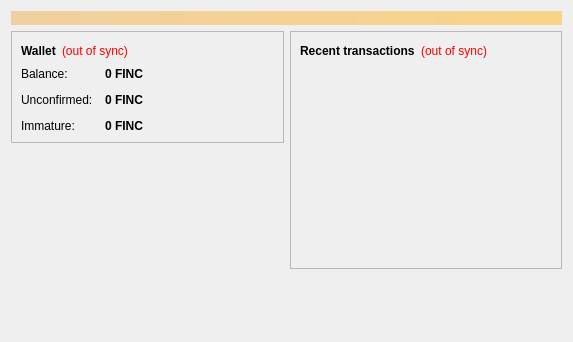
<?xml version="1.0" encoding="UTF-8"?>
<ui version="4.0">
 <class>OverviewPage</class>
 <widget class="QWidget" name="OverviewPage">
  <property name="geometry">
   <rect>
    <x>0</x>
    <y>0</y>
    <width>573</width>
    <height>342</height>
   </rect>
  </property>
  <property name="windowTitle">
   <string>Form</string>
  </property>
  <layout class="QVBoxLayout" name="topLayout">
   <item>
    <widget class="QLabel" name="labelAlerts">
     <property name="visible">
      <bool>false</bool>
     </property>
     <property name="styleSheet">
      <string notr="true">background-color: qlineargradient(x1: 0, y1: 0, x2: 1, y2: 0, stop:0 #F0D0A0, stop:1 #F8D488); color:#000000;</string>
     </property>
     <property name="wordWrap">
      <bool>true</bool>
     </property>
     <property name="margin">
      <number>3</number>
     </property>
    </widget>
   </item>
   <item>
    <layout class="QHBoxLayout" name="horizontalLayout" stretch="1,1">
     <item>
      <layout class="QVBoxLayout" name="verticalLayout_2">
       <item>
        <widget class="QFrame" name="frame">
         <property name="frameShape">
          <enum>QFrame::StyledPanel</enum>
         </property>
         <property name="frameShadow">
          <enum>QFrame::Raised</enum>
         </property>
         <layout class="QVBoxLayout" name="verticalLayout_4">
          <item>
           <layout class="QHBoxLayout" name="horizontalLayout_4">
            <item>
             <widget class="QLabel" name="label_5">
              <property name="font">
               <font>
                <weight>75</weight>
                <bold>true</bold>
               </font>
              </property>
              <property name="text">
               <string>Wallet</string>
              </property>
             </widget>
            </item>
            <item>
             <widget class="QLabel" name="labelWalletStatus">
              <property name="toolTip">
               <string>The displayed information may be out of date. Your wallet automatically synchronizes with the eponacoin network after a connection is established, but this process has not completed yet.</string>
              </property>
              <property name="styleSheet">
               <string notr="true">QLabel { color: red; }</string>
              </property>
              <property name="text">
               <string notr="true">(out of sync)</string>
              </property>
              <property name="alignment">
               <set>Qt::AlignLeading|Qt::AlignLeft|Qt::AlignVCenter</set>
              </property>
             </widget>
            </item>
            <item>
             <spacer name="horizontalSpacer_2">
              <property name="orientation">
               <enum>Qt::Horizontal</enum>
              </property>
              <property name="sizeHint" stdset="0">
               <size>
                <width>40</width>
                <height>20</height>
               </size>
              </property>
             </spacer>
            </item>
           </layout>
          </item>
          <item>
           <layout class="QFormLayout" name="formLayout_2">
            <property name="fieldGrowthPolicy">
             <enum>QFormLayout::AllNonFixedFieldsGrow</enum>
            </property>
            <property name="horizontalSpacing">
             <number>12</number>
            </property>
            <property name="verticalSpacing">
             <number>12</number>
            </property>
            <item row="0" column="0">
             <widget class="QLabel" name="label">
              <property name="text">
               <string>Balance:</string>
              </property>
             </widget>
            </item>
            <item row="0" column="1">
             <widget class="QLabel" name="labelBalance">
              <property name="font">
               <font>
                <weight>75</weight>
                <bold>true</bold>
               </font>
              </property>
              <property name="cursor">
               <cursorShape>IBeamCursor</cursorShape>
              </property>
              <property name="toolTip">
               <string>Your current balance</string>
              </property>
              <property name="text">
               <string notr="true">0 FINC</string>
              </property>
              <property name="textInteractionFlags">
               <set>Qt::LinksAccessibleByMouse|Qt::TextSelectableByKeyboard|Qt::TextSelectableByMouse</set>
              </property>
             </widget>
            </item>
            <item row="1" column="0">
             <widget class="QLabel" name="label_3">
              <property name="text">
               <string>Unconfirmed:</string>
              </property>
             </widget>
            </item>
            <item row="1" column="1">
             <widget class="QLabel" name="labelUnconfirmed">
              <property name="font">
               <font>
                <weight>75</weight>
                <bold>true</bold>
               </font>
              </property>
              <property name="cursor">
               <cursorShape>IBeamCursor</cursorShape>
              </property>
              <property name="toolTip">
               <string>Total of transactions that have yet to be confirmed, and do not yet count toward the current balance</string>
              </property>
              <property name="text">
               <string notr="true">0 FINC</string>
              </property>
              <property name="textInteractionFlags">
               <set>Qt::LinksAccessibleByMouse|Qt::TextSelectableByKeyboard|Qt::TextSelectableByMouse</set>
              </property>
             </widget>
            </item>
            <item row="2" column="0">
             <widget class="QLabel" name="labelImmatureText">
              <property name="text">
               <string>Immature:</string>
              </property>
             </widget>
            </item>
            <item row="2" column="1">
             <widget class="QLabel" name="labelImmature">
              <property name="font">
               <font>
                <weight>75</weight>
                <bold>true</bold>
               </font>
              </property>
              <property name="toolTip">
               <string>Mined balance that has not yet matured</string>
              </property>
              <property name="text">
               <string notr="true">0 FINC</string>
              </property>
              <property name="textInteractionFlags">
               <set>Qt::LinksAccessibleByMouse|Qt::TextSelectableByKeyboard|Qt::TextSelectableByMouse</set>
              </property>
             </widget>
            </item>
           </layout>
          </item>
         </layout>
        </widget>
       </item>
       <item>
        <spacer name="verticalSpacer">
         <property name="orientation">
          <enum>Qt::Vertical</enum>
         </property>
         <property name="sizeHint" stdset="0">
          <size>
           <width>20</width>
           <height>40</height>
          </size>
         </property>
        </spacer>
       </item>
      </layout>
     </item>
     <item>
      <layout class="QVBoxLayout" name="verticalLayout_3">
       <item>
        <widget class="QFrame" name="frame_2">
         <property name="frameShape">
          <enum>QFrame::StyledPanel</enum>
         </property>
         <property name="frameShadow">
          <enum>QFrame::Raised</enum>
         </property>
         <layout class="QVBoxLayout" name="verticalLayout">
          <item>
           <layout class="QHBoxLayout" name="horizontalLayout_2">
            <item>
             <widget class="QLabel" name="label_4">
              <property name="text">
               <string>&lt;b&gt;Recent transactions&lt;/b&gt;</string>
              </property>
             </widget>
            </item>
            <item>
             <widget class="QLabel" name="labelTransactionsStatus">
              <property name="toolTip">
               <string>The displayed information may be out of date. Your wallet automatically synchronizes with the eponacoin network after a connection is established, but this process has not completed yet.</string>
              </property>
              <property name="styleSheet">
               <string notr="true">QLabel { color: red; }</string>
              </property>
              <property name="text">
               <string notr="true">(out of sync)</string>
              </property>
              <property name="alignment">
               <set>Qt::AlignRight|Qt::AlignTrailing|Qt::AlignVCenter</set>
              </property>
             </widget>
            </item>
            <item>
             <spacer name="horizontalSpacer">
              <property name="orientation">
               <enum>Qt::Horizontal</enum>
              </property>
              <property name="sizeHint" stdset="0">
               <size>
                <width>40</width>
                <height>20</height>
               </size>
              </property>
             </spacer>
            </item>
           </layout>
          </item>
          <item>
           <widget class="QListView" name="listTransactions">
            <property name="styleSheet">
             <string notr="true">QListView { background: transparent; }</string>
            </property>
            <property name="frameShape">
             <enum>QFrame::NoFrame</enum>
            </property>
            <property name="verticalScrollBarPolicy">
             <enum>Qt::ScrollBarAlwaysOff</enum>
            </property>
            <property name="horizontalScrollBarPolicy">
             <enum>Qt::ScrollBarAlwaysOff</enum>
            </property>
            <property name="selectionMode">
             <enum>QAbstractItemView::NoSelection</enum>
            </property>
           </widget>
          </item>
         </layout>
        </widget>
       </item>
       <item>
        <spacer name="verticalSpacer_2">
         <property name="orientation">
          <enum>Qt::Vertical</enum>
         </property>
         <property name="sizeHint" stdset="0">
          <size>
           <width>20</width>
           <height>40</height>
          </size>
         </property>
        </spacer>
       </item>
      </layout>
     </item>
    </layout>
   </item>
  </layout>
 </widget>
 <resources/>
 <connections/>
</ui>
